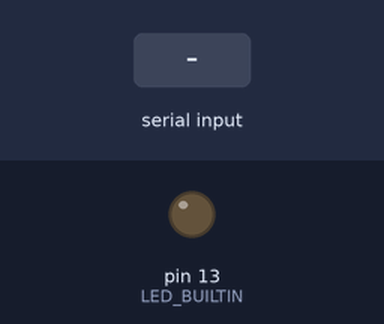
Recording of a sketch running on a simulated Arduino Uno, built with avr-gcc and run on an emulated ATmega328P. Shown: output pins drawn as LEDs (lit = HIGH). The test bench sets the inputs (shaded band).

Above: at 1.2 s.
1.3 s: "30,150\n" received over Serial
At 2.0 s:
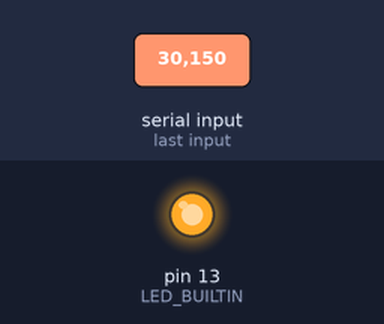
Timing chart, 0 to 4.3 s (numbered marks = the images above; inputs shaded):
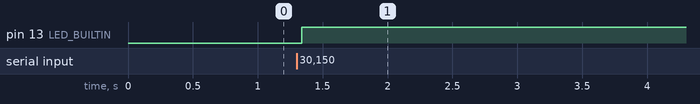

Measured:
- after the input at 1.3 s, pin 13 (LED_BUILTIN): LOW → HIGH at once

The sketch:

inoserial.ino
```cpp
#include <stdlib.h>

void setup()
{
  Serial.begin(115200);

  pinMode(LED_BUILTIN, OUTPUT);

  Serial.setTimeout(100);
}

void loop()
{
  while(Serial.available())
  {
    digitalWrite(LED_BUILTIN, (Serial.read()-'0'));
  }
}
```
